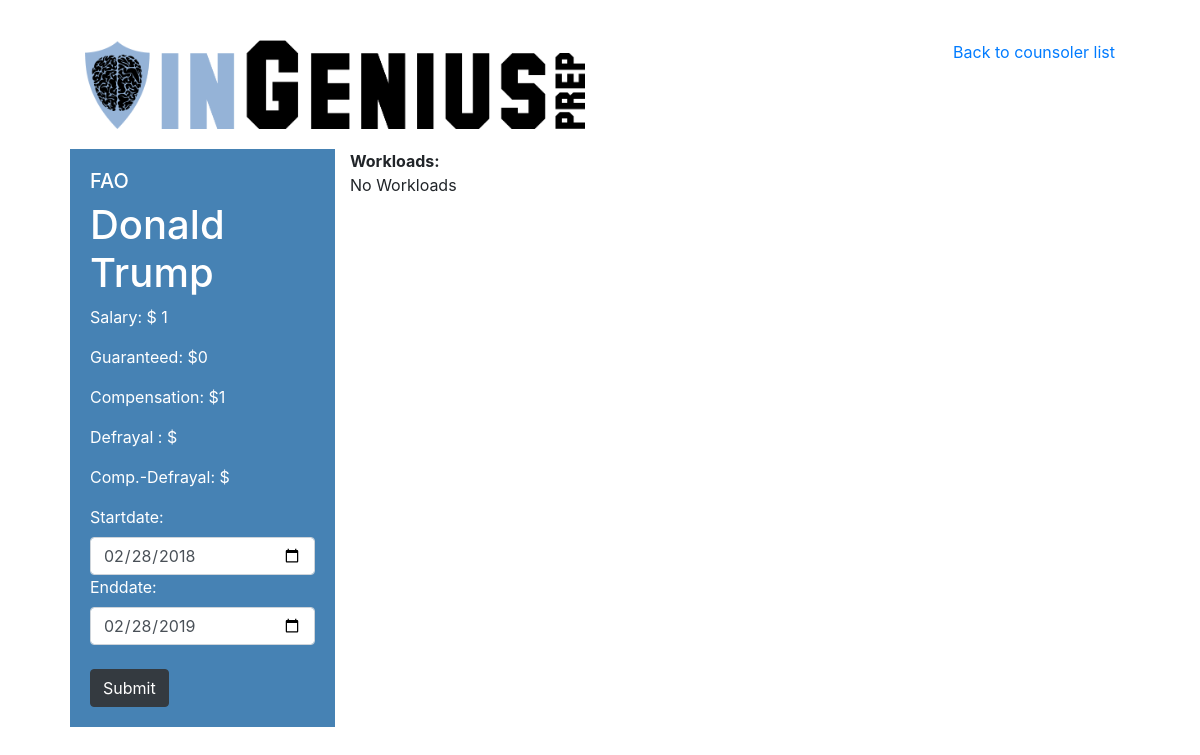
The page /2 (signed in) on the database its author committed.
### costcomp/models.py (models this page shows, shortened)
class Counsoler(models.Model):
    COUNSOLER_LEVEL = (
        ('GC', 'Grauate Coach'),
        ('FAO', 'Former Admissions Officer')
    )
    first = models.CharField(max_length=64)
    last = models.CharField(max_length=64)
    salary = models.IntegerField()
    guaranteed = models.IntegerField()
    level = models.CharField(max_length=3, choices=COUNSOLER_LEVEL, default='GC', blank=False)
    @property
    def total(self):
        return self.salary + self.guaranteed

### costcomp/views.py (the view)
# urls.py: path("<int:counsoler_id>", views.counsoler, name='counsoler'),
def counsoler(request, counsoler_id):
    if not request.user.is_authenticated:
        return render(request, "costcomp/login.html", {"message": None})
    def salaryToCostDiff(totalCost, queryStart, queryEnd, salaryTotal):
        '''To calculate the cost to salary difference, salary here is yearly cost which will be divided by 365 days to get unit-cost'''
        daysDiff = queryEnd - queryStart
        SCDiff = salaryTotal/365*daysDiff.days - totalCost
        return round(SCDiff, 2)
    try:
        counsoler = Counsoler.objects.get(pk=counsoler_id)
    except Counsoler.DoesNotExist:
        raise Http404("Counsoler does not exist")
    if request.method == 'POST':
        form = periodQuery(request.POST)
        if form.is_valid():
            startDate = form.cleaned_data['startDate']
            endDate = form.cleaned_data['endDate']
            if counsoler.level == 'FAO':
                enrollments = Enrollment.objects.filter(fao__id=counsoler_id, packStart__lt=endDate, packEnd__gt=startDate)
            elif counsoler.level == 'GC':
                enrollments = Enrollment.objects.filter(gc__id=counsoler_id, packStart__lt=endDate, packEnd__gt=startDate)
            totalCost = 0
            for enrollment in enrollments:
                enrollment.var = enrollment.cost(counsoler, startDate, endDate)
                totalCost += enrollment.var
            SCDiff = salaryToCostDiff(totalCost, startDate, endDate, counsoler.total)
            context = {
                "user": request.user,
                "form": form,
                "counsoler": counsoler,
                "enrollments": enrollments,
                "defrayal": round(totalCost, 2),
                "SCDiff": SCDiff,
            }
            return render(request, "costcomp/counsoler.html", context)
        context = {
            "user": request.user,
            "form": form,
            "counsoler": counsoler,
        }
    else:
        if counsoler.level == 'FAO':
            enrollments =  Enrollment.objects.filter(fao__id=counsoler_id)
        elif counsoler.level == 'GC':
            enrollments =  Enrollment.objects.filter(gc__id=counsoler_id)
        form = periodQuery()
        context = {
            "user": request.user,
            "form": form,
            "counsoler": counsoler,
            "enrollments": enrollments,
        }
    return render(request, "costcomp/counsoler.html", context)

### costcomp/models.py (shortened to what this page needs)
class periodQuery(forms.Form):
    startDate = forms.DateField(widget=forms.TextInput(attrs={'class':'form-control col-12', 'type':'date'}), initial=startdate_default)
    endDate = forms.DateField(widget=forms.TextInput(attrs={'class':'form-control col-12', 'type':'date'}), initial=date.today)

### costcomp/models.py (called while the page is built)
def startdate_default():
    return date.today()-timedelta(days=365)

### costcomp/templates/costcomp/counsoler.html (shortened to what this page needs)
{% extends "costcomp/base.html" %}
{% load static %}
{% load humanize %}
{% block body %}
<div class="container" style="padding:20px;">
    <div style="margin:20px;" class="row">
        <div class="col-6"><img class="img-fluid" src="{% static "costcomp/ingenius-logo.png" %}" id="icon" alt="InGeniusPrep Logo" /></div>
        <div class="col-6"><a href='{% url "index" %}' style="float:right;">Back to counsoler list</a></div>
    </div>
    <div style="margin:20px;" class="row">
        <div class="col-3" style="background-color:steelblue; color:white; padding:20px;">
            <h5>{{counsoler.level}}</h5>
            <h1>{{counsoler.first}} {{counsoler.last}}</h1>
            <p>Salary: $ {{counsoler.salary|intcomma}}</p>
            <p>Guaranteed:  ${{counsoler.guaranteed|intcomma}}</p>
            <p>Compensation:  ${{counsoler.total|intcomma}}</p>
            <p>Defrayal : ${{defrayal|intcomma}}</p>
            <p>Comp.-Defrayal:  ${{SCDiff|intcomma}}</p>
            <form action="{% url 'counsoler' counsoler.id%}" method="post">
                {{form}}
                <br/>
            <button type="submit" class="btn btn-dark">Submit</button>
            </form>
        </div>
        <div class="col-9">
            <div><b>Workloads:</b></div>
            <div style="display:flex; flex-wrap:wrap;">
                {% for enrollment in enrollments %}
                    <div style="background-color:#F2F2F2; font-size:14px; margin: 20px; padding:20px; width:200px;">
                        <div>
                            {{forloop.counter}}.
                                <div class="float-right">${{enrollment.var|intcomma}}</div>
                        </div><br/>
                        <p>
                        {% for student in enrollment.students.all %}
                            {{student.first}} {{student.last}}<br/>
                        {% endfor %}
                        </p>
                        <p>{{enrollment.package}}</p>
                        <p>
                        {% if counsoler.level == 'FAO' %}
                            {{enrollment.faoStart}} to {{enrollment.faoEnd}}
                        {% elif counsoler.level == 'GC' %}
                            {{enrollment.gcStart}} to {{enrollment.gcEnd}}
                        {% endif %}
                        </p>
                    </div>
                    {% empty %}
                    <div>No Workloads</div>
                {% endfor %}
            </div>
     </div>
</div>
{% endblock %}

### rows shown on the page
Counsoler: level "FAO", first "Donald", last "Trump", salary "1", guaranteed "0", total "1"
